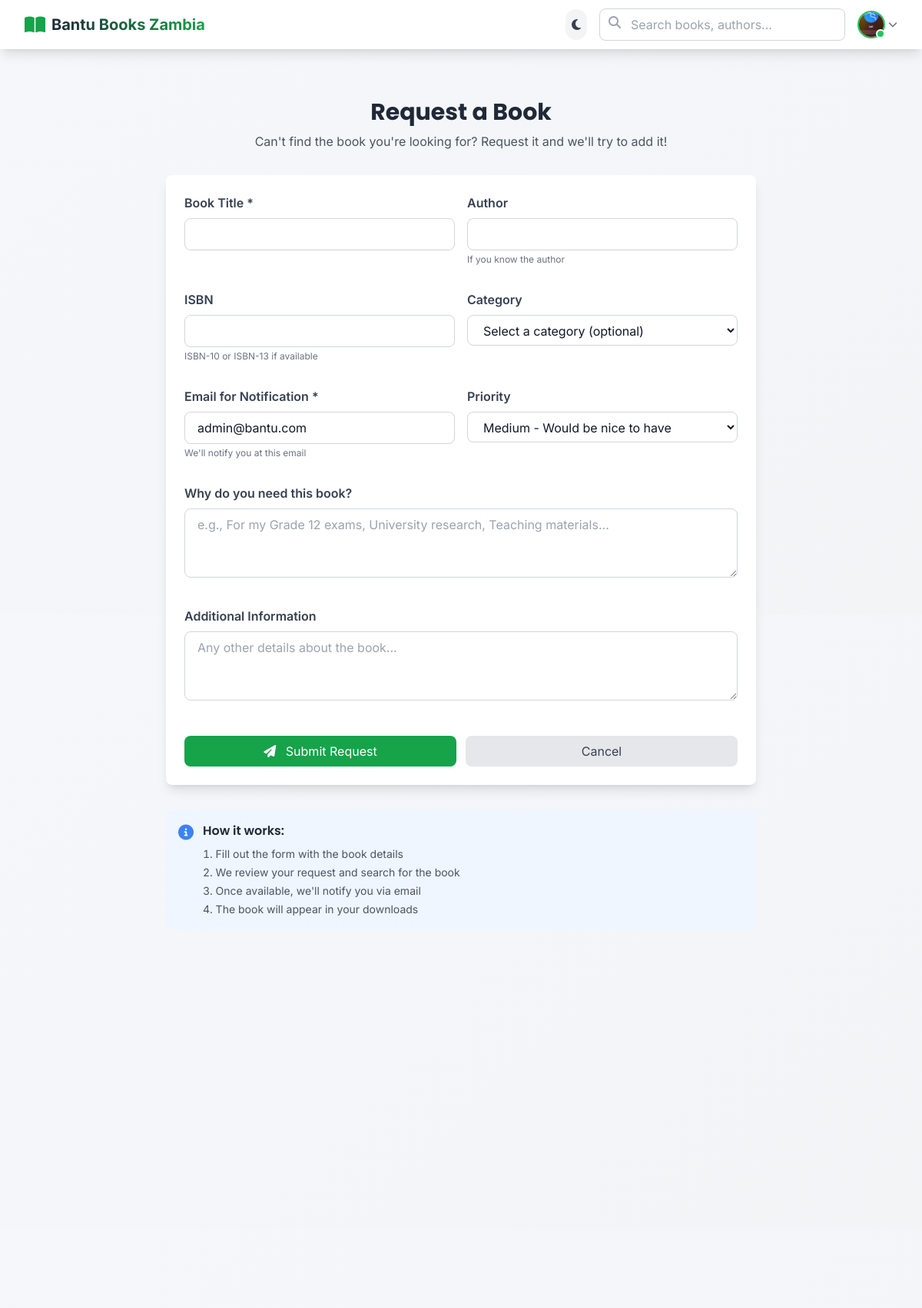
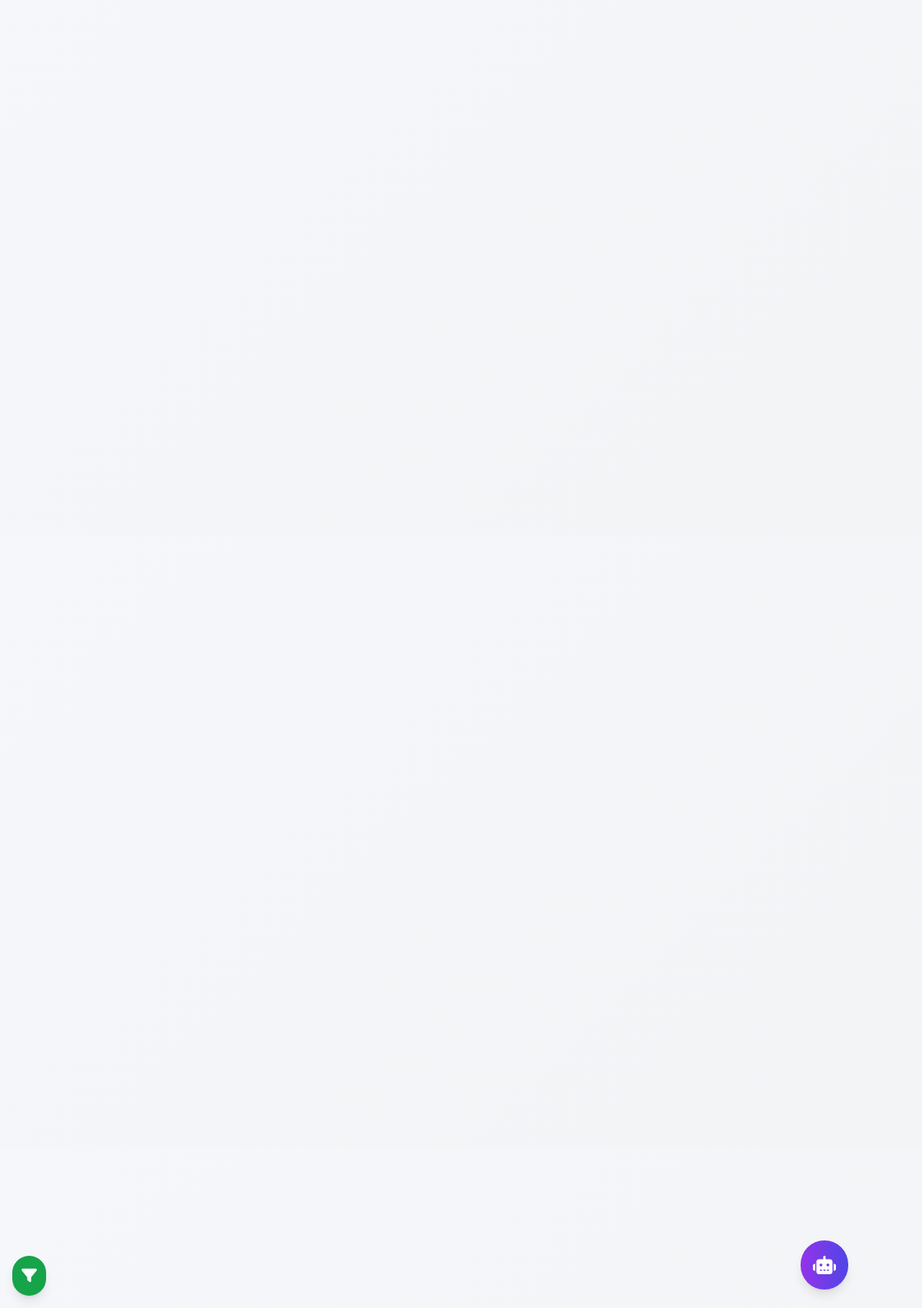
Screenshot of /books/request-book/ (signed in) with the database file from the repository (2 pictures, top to bottom).
### accounts/models.py (models this page shows, shortened)
class User(AbstractUser):
    USER_TYPE_CHOICES = (
        ('guest', 'Guest Account'),
        ('basic', 'Basic - Free Plan'),
        ('premium', 'Premium - Monthly Subscription'),
        ('lifetime', 'Lifetime - One-time Payment'),
        ('institution', 'Institutional License'),
    )
    PROVINCE_CHOICES = (
        ('central', 'Central Province'),
        ('copperbelt', 'Copperbelt Province'),
        ('eastern', 'Eastern Province'),
        ('luapula', 'Luapula Province'),
        ('lusaka', 'Lusaka Province'),
        ('muchinga', 'Muchinga Province'),
        ('northern', 'Northern Province'),
        ('northwestern', 'North-Western Province'),
        ('southern', 'Southern Province'),
        ('western', 'Western Province'),
    )
    phone_regex = RegexValidator(
        regex=r'^\+?260?\d{9}$',
        message="Phone number must be in format: +260XXXXXXXXX or 09XXXXXXXX"
    )
    user_type = models.CharField(
        max_length=20,
        choices=USER_TYPE_CHOICES,
        default='basic'
    )
    phone_number = models.CharField(
        max_length=15,
        validators=[phone_regex],
        unique=True,
        null=True,
        blank=True
    )
    national_id = models.CharField(
        max_length=20,
        unique=True,
        null=True,
        blank=True,
        help_text="Zambian National Registration Card (NRC) number"
    )
    province = models.CharField(
        max_length=50,
        choices=PROVINCE_CHOICES,
        null=True,
        blank=True
    )
    district = models.CharField(max_length=100, blank=True)
    constituency = models.CharField(max_length=100, blank=True)
    school_or_work = models.CharField(max_length=200, blank=True)
    subscription_expiry = models.DateTimeField(null=True, blank=True)
    credits_balance = models.DecimalField(
        max_digits=10,
        decimal_places=2,
        default=0.00,
        help_text="Balance in Zambian Kwacha (K)"
    )
    profile_picture = models.ImageField(
        upload_to='profile_pics/%Y/%m/',
        null=True,
        blank=True
    )
    bio = models.TextField(max_length=500, blank=True)
    email_verified = models.BooleanField(default=False)
    two_factor_enabled = models.BooleanField(default=False)
    last_login_ip = models.GenericIPAddressField(null=True, blank=True)
    verification_token = models.CharField(max_length=100, blank=True)
    reset_token = models.CharField(max_length=100, blank=True)
    total_downloads = models.IntegerField(default=0)
    total_uploads = models.IntegerField(default=0)
    total_views = models.IntegerField(default=0)
    is_verified = models.BooleanField(default=False)
    is_suspended = models.BooleanField(default=False)
    suspension_reason = models.TextField(blank=True)
    created_at = models.DateTimeField(auto_now_add=True)
    updated_at = models.DateTimeField(auto_now=True)
    class Meta:
        db_table = 'users'
        ordering = ['-date_joined']
        verbose_name = 'User'
        verbose_name_plural = 'Users'
        indexes = [
            models.Index(fields=['email']),
            models.Index(fields=['user_type']),
            models.Index(fields=['phone_number']),
            models.Index(fields=['national_id']),
            models.Index(fields=['-date_joined']),
        ]
    def get_full_name(self):
        if self.first_name and self.last_name:
            return f"{self.first_name} {self.last_name}"
        return self.username

### books/views.py (the view, shortened to what this page needs)
# urls.py: path('request-book/', views.request_book, name='request_book'),
@login_required
def request_book(request):
    categories = Category.objects.filter(is_active=True)
    context = {
        'categories': categories,
    }
    return render(request, 'books/request_book.html', context)

### core/context_processors.py (called while the page is built)
def user_downloads_count(request):
    if request.user.is_authenticated:
        return {
            'user_downloads_count': BookDownload.objects.filter(user=request.user).count()
        }
    return {'user_downloads_count': 0}

### books/templates/books/request_book.html (shortened to what this page needs)
{% extends 'base.html' %}
{% load static %}
{% block content %}
<div class="container mx-auto px-4 py-8">
    <div class="max-w-3xl mx-auto">
        <div class="text-center mb-8">
            <h1 class="text-3xl font-bold text-gray-800 mb-2">Request a Book</h1>
            <p class="text-gray-600">Can't find the book you're looking for? Request it and we'll try to add it!</p>
        </div>
        <div class="bg-white rounded-lg shadow-lg p-6">
            <form method="POST">
                <div class="grid grid-cols-1 md:grid-cols-2 gap-4">
                    <div class="mb-4">
                        <label class="block text-gray-700 font-semibold mb-2">Book Title *</label>
                        <input type="text" name="title" required class="w-full px-4 py-2 border border-gray-300 rounded-lg focus:outline-none focus:border-green-500">
                    </div>
                    <div class="mb-4">
                        <label class="block text-gray-700 font-semibold mb-2">Author</label>
                        <input type="text" name="author" class="w-full px-4 py-2 border border-gray-300 rounded-lg focus:outline-none focus:border-green-500">
                        <p class="text-xs text-gray-500 mt-1">If you know the author</p>
                    </div>
                    <div class="mb-4">
                        <label class="block text-gray-700 font-semibold mb-2">ISBN</label>
                        <input type="text" name="isbn" class="w-full px-4 py-2 border border-gray-300 rounded-lg focus:outline-none focus:border-green-500">
                        <p class="text-xs text-gray-500 mt-1">ISBN-10 or ISBN-13 if available</p>
                    </div>
                    <div class="mb-4">
                        <label class="block text-gray-700 font-semibold mb-2">Category</label>
                        <select name="category" class="w-full px-4 py-2 border border-gray-300 rounded-lg focus:outline-none focus:border-green-500">
                            <option value="">Select a category (optional)</option>
                        </select>
                    </div>
                    <div class="mb-4">
                        <label class="block text-gray-700 font-semibold mb-2">Email for Notification *</label>
                        <input type="email" name="email" value="{{ user.email }}" required class="w-full px-4 py-2 border border-gray-300 rounded-lg focus:outline-none focus:border-green-500">
                        <p class="text-xs text-gray-500 mt-1">We'll notify you at this email</p>
                    </div>
                    <div class="mb-4">
                        <label class="block text-gray-700 font-semibold mb-2">Priority</label>
                        <select name="priority" class="w-full px-4 py-2 border border-gray-300 rounded-lg focus:outline-none focus:border-green-500">
                            <option value="medium" selected>Medium - Would be nice to have</option>
                        </select>
                    </div>
                    <div class="mb-4 md:col-span-2">
                        <label class="block text-gray-700 font-semibold mb-2">Why do you need this book?</label>
                        <textarea name="reason" rows="3" class="w-full px-4 py-2 border border-gray-300 rounded-lg focus:outline-none focus:border-green-500" placeholder="e.g., For my Grade 12 exams, University research, Teaching materials..."></textarea>
                    </div>
                    <div class="mb-4 md:col-span-2">
                        <label class="block text-gray-700 font-semibold mb-2">Additional Information</label>
                        <textarea name="description" rows="3" class="w-full px-4 py-2 border border-gray-300 rounded-lg focus:outline-none focus:border-green-500" placeholder="Any other details about the book..."></textarea>
                    </div>
                </div>
                <div class="flex gap-3 mt-6">
                    <button type="submit" class="flex-1 bg-green-600 text-white px-6 py-2 rounded-lg hover:bg-green-700 transition">
                        <i class="fas fa-paper-plane mr-2"></i> Submit Request
                    </button>
                    <a href="{% url 'books:book_list' %}" class="flex-1 bg-gray-200 text-gray-700 px-6 py-2 rounded-lg hover:bg-gray-300 transition text-center">
                        Cancel
                    </a>
                </div>
            </form>
        </div>
        <div class="mt-8 bg-blue-50 rounded-lg p-4">
            <div class="flex items-start gap-3">
                <i class="fas fa-info-circle text-blue-500 text-xl"></i>
                <div>
                    <h4 class="font-semibold text-gray-800">How it works:</h4>
                    <ol class="text-sm text-gray-600 mt-2 space-y-1 list-decimal list-inside">
                        <li>Fill out the form with the book details</li>
                        <li>We review your request and search for the book</li>
                        <li>Once available, we'll notify you via email</li>
                        <li>The book will appear in your downloads</li>
                    </ol>
                </div>
            </div>
        </div>
    </div>
</div>
{% endblock %}

### templates/includes/header.html (shortened to what this page needs)
{% load static %}
<nav class="bg-white dark:bg-gray-900 shadow-lg sticky top-0 z-50 transition-all duration-300" id="mainNav">
    <div class="max-w-7xl mx-auto px-4 sm:px-6 lg:px-8">
        <div class="flex justify-between items-center h-16">
            <div class="flex items-center">
                <a href="{% url 'core:home' %}" class="flex items-center space-x-2 group">
                    <div class="relative">
                        <i class="fas fa-book-open text-2xl text-green-600 dark:text-green-400 group-hover:scale-110 transition-transform duration-300"></i>
                    </div>
                    <span class="text-xl font-bold bg-gradient-to-r from-gray-800 to-green-600 dark:from-white dark:to-green-400 bg-clip-text text-transparent group-hover:from-green-600 group-hover:to-gray-800 dark:group-hover:from-green-400 dark:group-hover:to-white transition-all duration-300">
                    </span>
                </a>
            </div>
            <div class="flex items-center space-x-4">
                <button id="darkModeToggle" class="p-2 rounded-full bg-gray-100 dark:bg-gray-800 text-gray-700 dark:text-gray-300 hover:bg-gray-200 dark:hover:bg-gray-700 transition-all duration-300">
                    <i id="darkModeIcon" class="fas fa-moon"></i>
                </button>
                <div class="hidden md:block relative">
                    <form action="{% url 'books:search_books' %}" method="GET" class="relative" id="searchForm">
                        <input type="text"
                               name="q"
                               id="searchInput"
                               placeholder="Search books, authors..."
                               class="search-input w-80 px-4 py-2 pl-10 pr-10 border border-gray-300 dark:border-gray-600 dark:bg-gray-800 dark:text-white rounded-lg focus:outline-none focus:border-green-500 focus:ring-2 focus:ring-green-200 dark:focus:ring-green-800 transition-all duration-300"
                               autocomplete="off">
                        <i class="fas fa-search absolute left-3 top-2.5 text-gray-400 dark:text-gray-500 transition-colors duration-300"></i>
                    </form>
                </div>
                {% if user.is_authenticated %}
                    <div class="relative" id="userMenu">
                        <button class="flex items-center focus:outline-none group" id="userMenuBtn">
                            <div class="relative">
                                {% if user.profile_picture %}
                                    <img src="{{ user.profile_picture.url }}" class="w-9 h-9 rounded-full object-cover border-2 border-green-500 dark:border-green-400 group-hover:border-green-600 transition-all duration-300 group-hover:scale-105">
                                {% else %}
                                    <div class="w-9 h-9 bg-gradient-to-r from-green-500 to-green-600 rounded-full flex items-center justify-center text-white font-semibold shadow-md group-hover:scale-105 transition-all duration-300">
                                        {{ user.username|first|upper }}
                                    </div>
                                {% endif %}
                                <div class="absolute bottom-0 right-0 w-3 h-3 bg-green-500 border-2 border-white dark:border-gray-900 rounded-full"></div>
                            </div>
                            <i class="fas fa-chevron-down text-gray-500 dark:text-gray-400 text-xs ml-1 transition-transform duration-300 group-hover:rotate-180"></i>
                        </button>
                    </div>
                {% endif %}
            </div>
        </div>
    </div>
</nav>

### templates/base.html (style rules this page uses)
:root { --bg-primary: #ffffff; --bg-secondary: #f3f4f6; --bg-tertiary: #f9fafb; --text-primary: #111827; --text-secondary: #4b5563; --text-muted: #6b7280; --border-color: #e5e7eb; --card-bg: #ffffff; --header-bg: #ffffff; --footer-bg: #f9fafb; --shadow-color: rgba(0, 0, 0, 0.1); --gradient-start: #f5f7fa; --gradient-end: #f3f4f6; }
body { background: linear-gradient(135deg, var(--gradient-start) 0%, var(--gradient-end) 100%); color: var(--text-primary); transition: background-color 0.3s ease, color 0.3s ease; min-height: 100vh; }
.card, .bg-white { background-color: var(--card-bg); border-color: var(--border-color); }
input, select, textarea { background-color: var(--bg-primary); color: var(--text-primary); border-color: var(--border-color); }
input::placeholder, textarea::placeholder { color: var(--text-muted); }
.bg-gray-200 { background-color: var(--bg-tertiary); }
.border, .border-t, .border-b, .border-l, .border-r { border-color: var(--border-color); }
.text-gray-500, .text-gray-600 { color: var(--text-muted); }
.text-gray-700, .text-gray-800 { color: var(--text-secondary); }
* { transition-property: background-color, border-color, color, fill, stroke; transition-timing-function: cubic-bezier(0.4, 0, 0.2, 1); transition-duration: 200ms; }
h1, h2, h3, h4, h5, h6 { font-family: 'Poppins', sans-serif; color: var(--text-primary); }
.container { max-width: 1280px; margin: 0 auto; padding: 0 1rem; }
@media (min-width: 640px) { .container { padding: 0 1.5rem; } }
@media (min-width: 1024px) { .container { padding: 0 2rem; } }

### templates/includes/header.html (style rules this page uses)
.search-input { transition: all 0.3s ease; }

### rows the page displays
User: profile_picture (picture), email "admin@bantu.com"
